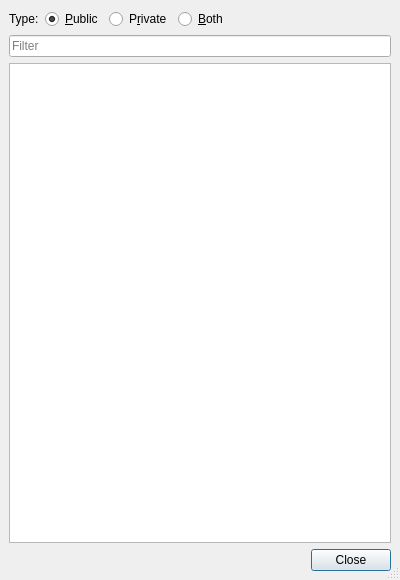
<?xml version="1.0" encoding="UTF-8"?>
<ui version="4.0">
 <class>FChannelListDialogUi</class>
 <widget class="QDialog" name="FChannelListDialogUi">
  <property name="geometry">
   <rect>
    <x>0</x>
    <y>0</y>
    <width>400</width>
    <height>580</height>
   </rect>
  </property>
  <property name="windowTitle">
   <string>Channels</string>
  </property>
  <property name="sizeGripEnabled">
   <bool>true</bool>
  </property>
  <layout class="QVBoxLayout" name="verticalLayout">
   <item>
    <layout class="QHBoxLayout" name="horizontalLayout">
     <property name="sizeConstraint">
      <enum>QLayout::SetFixedSize</enum>
     </property>
     <item>
      <widget class="QLabel" name="label">
       <property name="sizePolicy">
        <sizepolicy hsizetype="Minimum" vsizetype="Minimum">
         <horstretch>0</horstretch>
         <verstretch>0</verstretch>
        </sizepolicy>
       </property>
       <property name="text">
        <string>Type:</string>
       </property>
      </widget>
     </item>
     <item>
      <widget class="QRadioButton" name="chTypePublic">
       <property name="text">
        <string>&amp;Public</string>
       </property>
       <property name="checked">
        <bool>true</bool>
       </property>
      </widget>
     </item>
     <item>
      <widget class="QRadioButton" name="chTypePrivate">
       <property name="text">
        <string>P&amp;rivate</string>
       </property>
      </widget>
     </item>
     <item>
      <widget class="QRadioButton" name="chTypeBoth">
       <property name="text">
        <string>&amp;Both</string>
       </property>
       <property name="checked">
        <bool>false</bool>
       </property>
      </widget>
     </item>
     <item>
      <spacer name="horizontalSpacer">
       <property name="orientation">
        <enum>Qt::Horizontal</enum>
       </property>
       <property name="sizeHint" stdset="0">
        <size>
         <width>40</width>
         <height>20</height>
        </size>
       </property>
      </spacer>
     </item>
    </layout>
   </item>
   <item>
    <widget class="QLineEdit" name="chFilterText">
     <property name="placeholderText">
      <string>Filter</string>
     </property>
    </widget>
   </item>
   <item>
    <widget class="QTableView" name="chTable">
     <property name="editTriggers">
      <set>QAbstractItemView::NoEditTriggers</set>
     </property>
     <property name="showDropIndicator" stdset="0">
      <bool>false</bool>
     </property>
     <property name="dragDropOverwriteMode">
      <bool>false</bool>
     </property>
     <property name="alternatingRowColors">
      <bool>true</bool>
     </property>
     <property name="selectionMode">
      <enum>QAbstractItemView::ExtendedSelection</enum>
     </property>
     <property name="selectionBehavior">
      <enum>QAbstractItemView::SelectRows</enum>
     </property>
     <property name="iconSize">
      <size>
       <width>16</width>
       <height>16</height>
      </size>
     </property>
     <property name="gridStyle">
      <enum>Qt::NoPen</enum>
     </property>
     <property name="sortingEnabled">
      <bool>true</bool>
     </property>
     <attribute name="horizontalHeaderMinimumSectionSize">
      <number>16</number>
     </attribute>
     <attribute name="horizontalHeaderShowSortIndicator" stdset="0">
      <bool>true</bool>
     </attribute>
     <attribute name="horizontalHeaderStretchLastSection">
      <bool>true</bool>
     </attribute>
     <attribute name="verticalHeaderVisible">
      <bool>false</bool>
     </attribute>
     <attribute name="verticalHeaderShowSortIndicator" stdset="0">
      <bool>false</bool>
     </attribute>
     <attribute name="verticalHeaderStretchLastSection">
      <bool>false</bool>
     </attribute>
    </widget>
   </item>
   <item>
    <widget class="QDialogButtonBox" name="buttonBox">
     <property name="standardButtons">
      <set>QDialogButtonBox::Close</set>
     </property>
    </widget>
   </item>
  </layout>
 </widget>
 <layoutdefault spacing="6" margin="9"/>
 <tabstops>
  <tabstop>chTypePublic</tabstop>
  <tabstop>chTypePrivate</tabstop>
  <tabstop>chTypeBoth</tabstop>
  <tabstop>chFilterText</tabstop>
  <tabstop>chTable</tabstop>
  <tabstop>buttonBox</tabstop>
 </tabstops>
 <resources/>
 <connections>
  <connection>
   <sender>buttonBox</sender>
   <signal>rejected()</signal>
   <receiver>FChannelListDialogUi</receiver>
   <slot>hide()</slot>
   <hints>
    <hint type="sourcelabel">
     <x>199</x>
     <y>559</y>
    </hint>
    <hint type="destinationlabel">
     <x>199</x>
     <y>289</y>
    </hint>
   </hints>
  </connection>
 </connections>
</ui>
